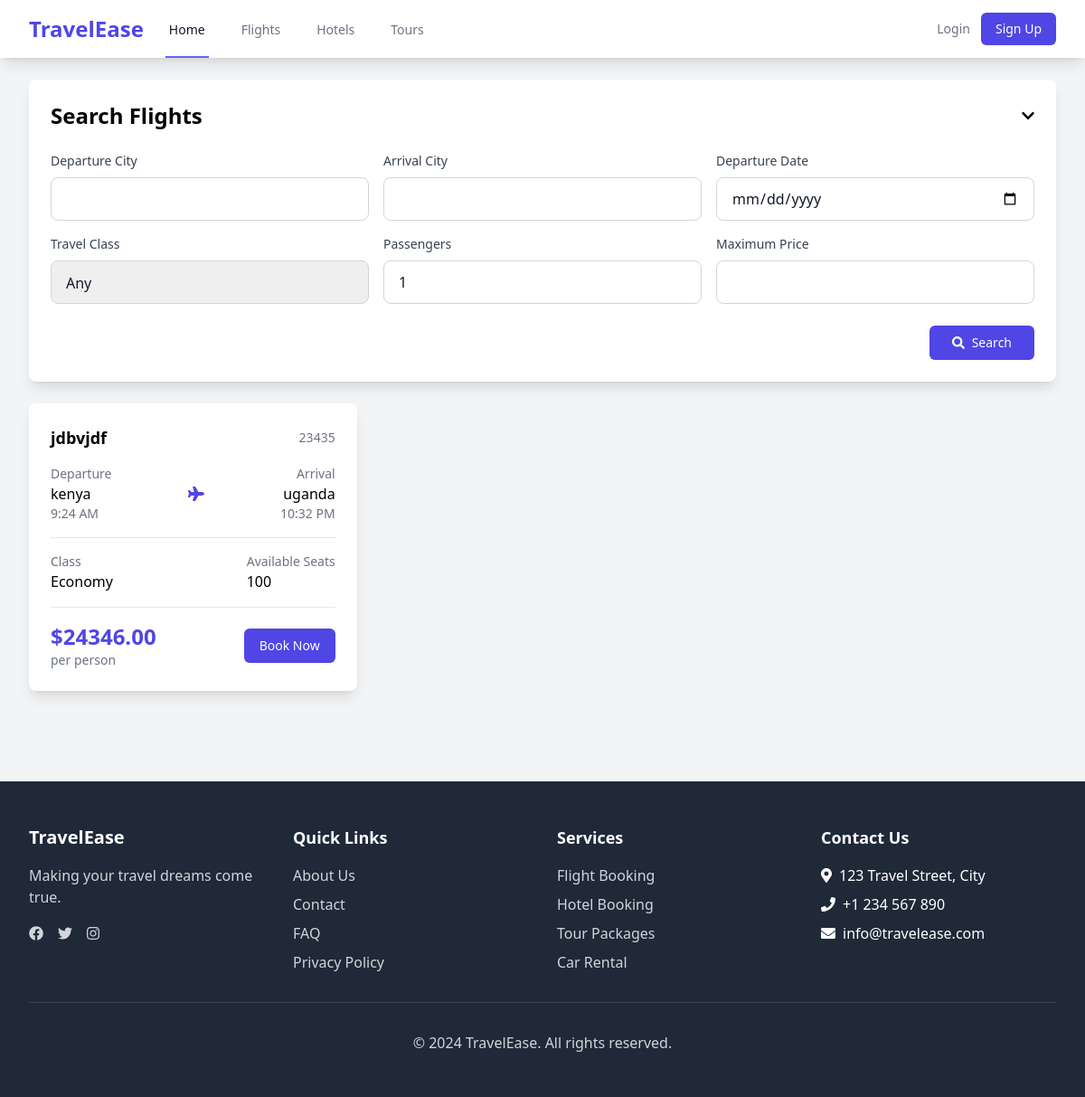
Page /flights/search/ on the committed database.
### core/models.py (models this page shows, shortened)
class Flight(models.Model):
    ECONOMY = 'economy'
    BUSINESS = 'business'
    FIRST = 'first'
    CLASS_CHOICES = [
        (ECONOMY, 'Economy'),
        (BUSINESS, 'Business'),
        (FIRST, 'First'),
    ]
    flight_number = models.CharField(max_length=10)
    airline = models.CharField(max_length=100)
    departure_city = models.CharField(max_length=100)
    arrival_city = models.CharField(max_length=100)
    departure_time = models.DateTimeField()
    arrival_time = models.DateTimeField()
    price = models.DecimalField(max_digits=10, decimal_places=2)
    available_seats = models.IntegerField()
    travel_class = models.CharField(max_length=10, choices=CLASS_CHOICES, default=ECONOMY)
    created_at = models.DateTimeField(auto_now_add=True)
    updated_at = models.DateTimeField(auto_now=True)
    class Meta:
        ordering = ['departure_time']

### core/views.py (the view, shortened to what this page needs)
# urls.py: path('flights/search/', views.search_flights, name='search_flights'),
def search_flights(request):
    form = FlightSearchForm(request.GET or None)
    flights = Flight.objects.all()
    context = {
        'form': form,
        'flights': flights,
    }
    return render(request, 'search/flights.html', context)

### core/forms.py
class FlightSearchForm(forms.Form):
    departure_city = forms.CharField(max_length=100, required=False)
    arrival_city = forms.CharField(max_length=100, required=False)
    departure_date = forms.DateField(required=False, widget=forms.DateInput(attrs={'type': 'date'}))
    return_date = forms.DateField(required=False, widget=forms.DateInput(attrs={'type': 'date'}))
    travel_class = forms.ChoiceField(choices=[('', 'Any')] + Flight.CLASS_CHOICES, required=False)
    passengers = forms.IntegerField(min_value=1, max_value=10, initial=1)
    max_price = forms.DecimalField(required=False, min_value=0)

### templates/search/flights.html (shortened to what this page needs)
{% extends 'search/base_search.html' %}
{% load static %}
{% load widget_tweaks %}
{% block search_title %}Search Flights{% endblock %}
{% block search_form %}
<div class="grid grid-cols-1 md:grid-cols-2 lg:grid-cols-3 gap-4">
    <div>
        <label for="{{ form.departure_city.id_for_label }}" class="block text-sm font-medium text-gray-700 mb-2">Departure City</label>
        {{ form.departure_city|add_class:"appearance-none rounded-lg relative block w-full px-4 py-3 border border-gray-300 placeholder-gray-500 text-gray-900 focus:outline-none focus:ring-indigo-500 focus:border-indigo-500 focus:z-10 text-base h-12" }}
    </div>
    <div>
        <label for="{{ form.arrival_city.id_for_label }}" class="block text-sm font-medium text-gray-700 mb-2">Arrival City</label>
        {{ form.arrival_city|add_class:"appearance-none rounded-lg relative block w-full px-4 py-3 border border-gray-300 placeholder-gray-500 text-gray-900 focus:outline-none focus:ring-indigo-500 focus:border-indigo-500 focus:z-10 text-base h-12" }}
    </div>
    <div>
        <label for="{{ form.departure_date.id_for_label }}" class="block text-sm font-medium text-gray-700 mb-2">Departure Date</label>
        {{ form.departure_date|add_class:"appearance-none rounded-lg relative block w-full px-4 py-3 border border-gray-300 placeholder-gray-500 text-gray-900 focus:outline-none focus:ring-indigo-500 focus:border-indigo-500 focus:z-10 text-base h-12" }}
    </div>
    <div>
        <label for="{{ form.travel_class.id_for_label }}" class="block text-sm font-medium text-gray-700 mb-2">Travel Class</label>
        {{ form.travel_class|add_class:"appearance-none rounded-lg relative block w-full px-4 py-3 border border-gray-300 placeholder-gray-500 text-gray-900 focus:outline-none focus:ring-indigo-500 focus:border-indigo-500 focus:z-10 text-base h-12" }}
    </div>
    <div>
        <label for="{{ form.passengers.id_for_label }}" class="block text-sm font-medium text-gray-700 mb-2">Passengers</label>
        {{ form.passengers|add_class:"appearance-none rounded-lg relative block w-full px-4 py-3 border border-gray-300 placeholder-gray-500 text-gray-900 focus:outline-none focus:ring-indigo-500 focus:border-indigo-500 focus:z-10 text-base h-12" }}
    </div>
    <div>
        <label for="{{ form.max_price.id_for_label }}" class="block text-sm font-medium text-gray-700 mb-2">Maximum Price</label>
        {{ form.max_price|add_class:"appearance-none rounded-lg relative block w-full px-4 py-3 border border-gray-300 placeholder-gray-500 text-gray-900 focus:outline-none focus:ring-indigo-500 focus:border-indigo-500 focus:z-10 text-base h-12" }}
    </div>
</div>
{% endblock %}
{% block search_results %}
{% if flights %}
    <div class="grid grid-cols-1 md:grid-cols-2 lg:grid-cols-3 gap-6">
        {% for flight in flights %}
        <div class="bg-white rounded-lg shadow-lg overflow-hidden hover:shadow-xl transition duration-300">
            <div class="p-6">
                <div class="flex items-center justify-between mb-4">
                    <h3 class="text-lg font-semibold">{{ flight.airline }}</h3>
                    <span class="text-sm text-gray-500">{{ flight.flight_number }}</span>
                </div>
                <div class="space-y-4">
                    <div class="flex items-center justify-between">
                        <div>
                            <p class="text-sm text-gray-500">Departure</p>
                            <p class="font-medium">{{ flight.departure_city }}</p>
                            <p class="text-sm text-gray-500">{{ flight.departure_time|date:"g:i A" }}</p>
                        </div>
                        <div class="text-indigo-600">
                            <i class="fas fa-plane"></i>
                        </div>
                        <div class="text-right">
                            <p class="text-sm text-gray-500">Arrival</p>
                            <p class="font-medium">{{ flight.arrival_city }}</p>
                            <p class="text-sm text-gray-500">{{ flight.arrival_time|date:"g:i A" }}</p>
                        </div>
                    </div>
                    <div class="border-t border-gray-200 pt-4">
                        <div class="flex items-center justify-between">
                            <div>
                                <p class="text-sm text-gray-500">Class</p>
                                <p class="font-medium">{{ flight.get_travel_class_display }}</p>
                            </div>
                            <div>
                                <p class="text-sm text-gray-500">Available Seats</p>
                                <p class="font-medium">{{ flight.available_seats }}</p>
                            </div>
                        </div>
                    </div>
                    <div class="border-t border-gray-200 pt-4">
                        <div class="flex items-center justify-between">
                            <div>
                                <p class="text-2xl font-bold text-indigo-600">${{ flight.price }}</p>
                                <p class="text-sm text-gray-500">per person</p>
                            </div>
                            <a href="{% url 'book_flight' flight.id %}" class="inline-flex items-center px-4 py-2 border border-transparent text-sm font-medium rounded-md text-white bg-indigo-600 hover:bg-indigo-700 focus:outline-none focus:ring-2 focus:ring-offset-2 focus:ring-indigo-500 transition duration-300">
                                Book Now
                            </a>
                        </div>
                    </div>
                </div>
            </div>
        </div>
        {% endfor %}
    </div>
{% endif %}
{% endblock %}

### rows in the picture
Flight: airline "jdbvjdf", flight_number "23435", departure_city "kenya", departure_time "9:24 AM", arrival_city "uganda", arrival_time "10:32 PM", travel_class "Economy", available_seats "100", price "24346.00"
